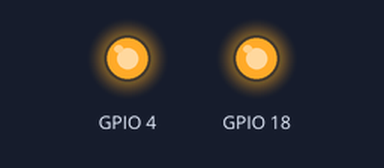
Simulated run of this program. Board: Raspberry Pi (BCM pin numbers). Shown: output pins drawn as LEDs (lit = HIGH). What the program prints to the terminal is not drawn.

Above: at 1.0 s.
At 3.0 s:
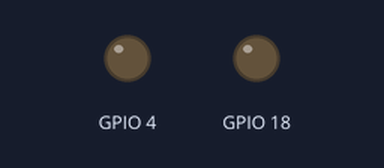
Timing chart, 0 to 5.2 s (numbered marks = the images above):
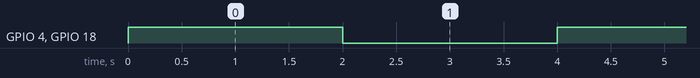

Measured:
- by itself, GPIO 4, GPIO 18: alternates HIGH for 2.0 s and LOW for 2.0 s

The program:

Py301_parpadeo.py
```python
##-----------------------------------
## Py301_Parpadeo
## Enrique Rodriguez Vela
##-----------------------------------

import RPi.GPIO as GPIO
import time

print("Programa para encender led")
GPIO.setwarnings(False)
GPIO.setmode(GPIO.BCM)
GPIO.setup(18, GPIO.OUT)
GPIO.setup(4, GPIO.OUT)

while(True):
 GPIO.output(18,True)
 GPIO.output(4,True)
 time.sleep(2)
 GPIO.output(18,False)
 GPIO.output(4,False)
 time.sleep(2)
```
